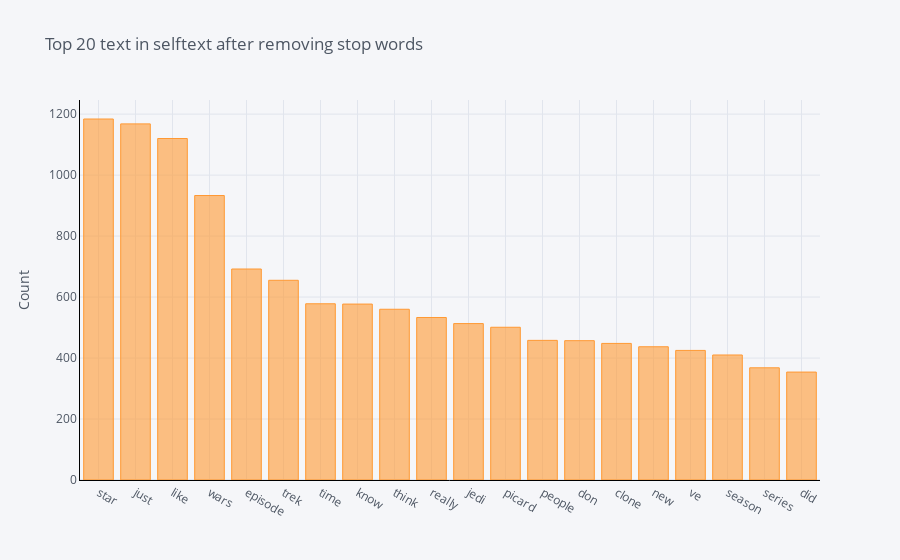

Notebook source saved alongside this figure:
### Code cell
def get_top_n_words(corpus, n=None):
    vec = CountVectorizer(stop_words = 'english').fit(corpus)
    bag_of_words = vec.transform(corpus)
    sum_words = bag_of_words.sum(axis=0) 
    words_freq = [(word, sum_words[0, idx]) for word, idx in vec.vocabulary_.items()]
    words_freq =sorted(words_freq, key = lambda x: x[1], reverse=True)
    return words_freq[:n]
common_words = get_top_n_words(df_ed['selftext'], 20)
for word, freq in common_words:
    print(word, freq)
df_ed2 = pd.DataFrame(common_words, columns = ['selftext' , 'count'])
df_ed2.groupby('selftext').sum()['count'].sort_values(ascending=False).iplot(
    kind='bar', yTitle='Count', linecolor='black', title='Top 20 text in selftext after removing stop words')

### Figure 1 — Plotly figure (JSON) as saved in the notebook; plotly's stock layout.template omitted (floating-point values rounded to 4 significant figures)
{"data": [{"marker": {"color": "rgba(255, 153, 51, 0.6)", "line": {"color": "rgba(255, 153, 51, 1.0)", "width": 1}}, "name": "count", "orientation": "v", "text": "", "type": "bar", "x": ["star", "just", "like", "wars", "episode", "trek", "time", "know", "think", "really", "jedi", "picard", "people", "don", "clone", "new", "ve", "season", "series", "did"], "y": [1184, 1168, 1120, 933, 692, 655, 578, 577, 560, 533, 513, 501, 458, 457, 448, 437, 425, 410, 368, 354]}], "layout": {"legend": {"bgcolor": "#F5F6F9", "font": {"color": "#4D5663"}}, "paper_bgcolor": "#F5F6F9", "plot_bgcolor": "#F5F6F9", "title": {"font": {"color": "#4D5663"}, "text": "Top 20 text in selftext after removing stop words"}, "xaxis": {"gridcolor": "#E1E5ED", "linecolor": "black", "showgrid": true, "tickfont": {"color": "#4D5663"}, "title": {"font": {"color": "#4D5663"}, "text": ""}, "zerolinecolor": "#E1E5ED"}, "yaxis": {"gridcolor": "#E1E5ED", "linecolor": "black", "showgrid": true, "tickfont": {"color": "#4D5663"}, "title": {"font": {"color": "#4D5663"}, "text": "Count"}, "zerolinecolor": "#E1E5ED"}}}
